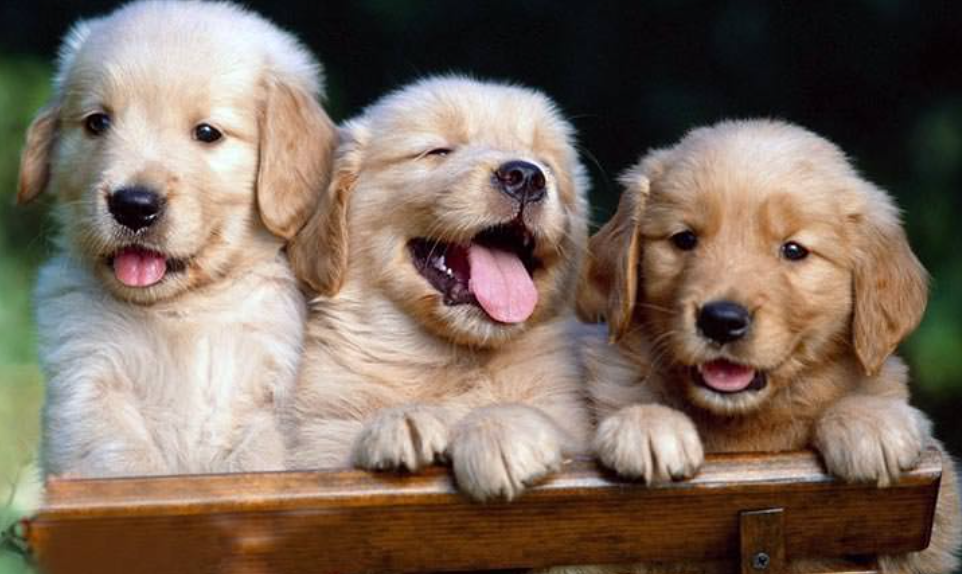
%> input picture p0_JEVG/DogsImage.png, 962 x 574 px
$ octave PO_3_Brillo_Contraste_JEVG.m   (GNU Octave 9; MATLAB toolbox functions it lacks are replaced by stand-ins)
%> lines starting %> are read from the running program, lines starting %| are printed output that depends on the picture
%Clean the window and data
clc, clear
close all;
%Put a valor to variables Contrast and the Bias
C=0.1;
B=100;
%Read the image and aply gray and
x=imread("DogsImage.png");
%> x is the input picture: size 574x962x3 uint8; mean R, G, B 125, 108, 94.6
x2=rgb2gray(x);
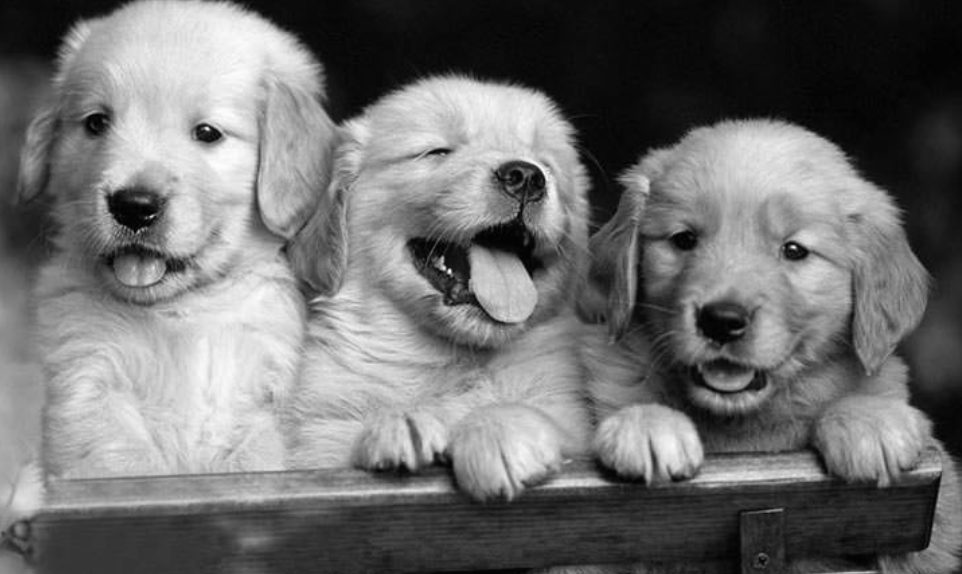
%> x2: size 574x962 uint8; min 1, max 253, mean 111.6
x3=x2*C+B;
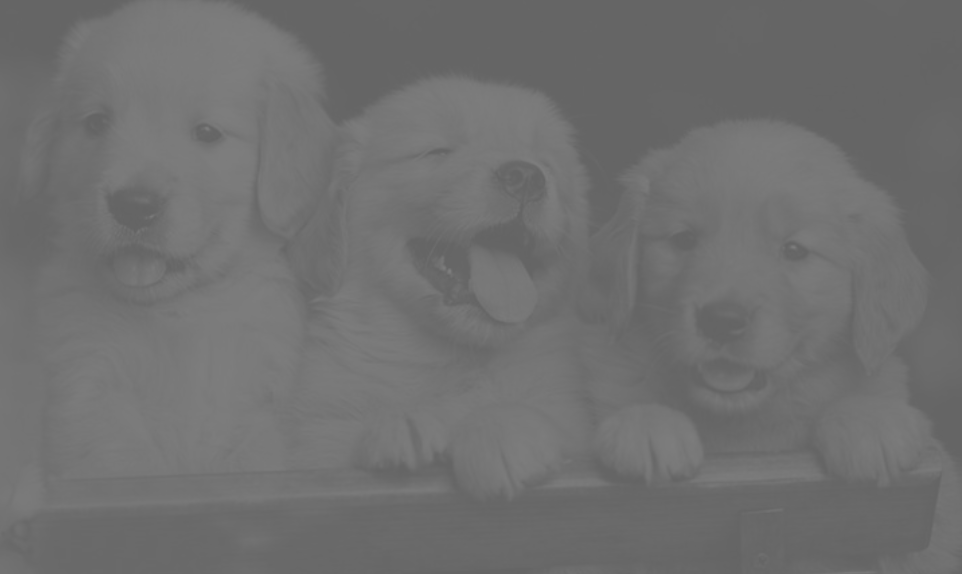
%> x3: size 574x962 uint8; min 100, max 125, mean 111.2
%Plot the images in the same figure
figure
subplot(1,3,1)
imshow(x)
subplot(1,3,2)
imshow(x2)
subplot(1,3,3)
imshow(x3)
